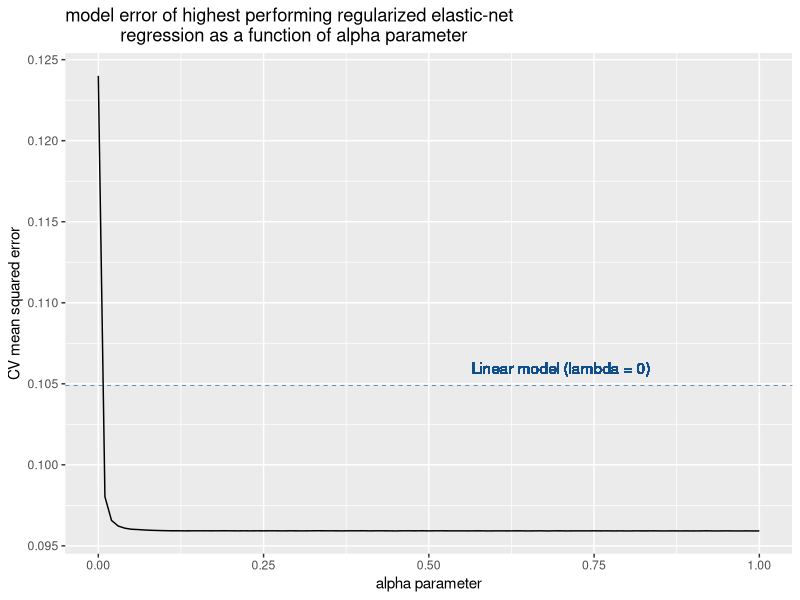
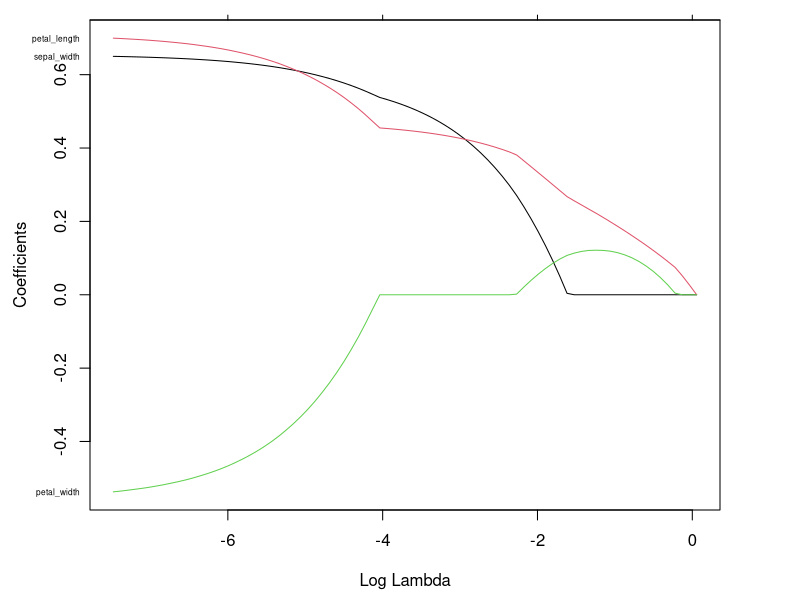

These charts were generated, in order, by the following R code:
## ---- chunk 1
#nice pca
library(ggplot2)
# Embedded feature selection (ridge, Lasso, Elastic-Net)
library(glmnet)
## ---- chunk 2
data <- read.csv('data/iris_processed.csv')
obs <- data[,-1]
## ---- chunk 3

# Code for a train/validation/test split and evaluation of two models

trainValTestLM <-function(seed = 42){
  set.seed(seed) # fix random seed for reproducible results
  # Generate random index
  idx = sample(c('train','validation','test'),nrow(obs),replace=TRUE,prob = c(0.6,0.2,0.2))
  # Sanity check
  #table(idx)

  # split X
  X.train = obs[which(idx == 'train'),]
  X.val = obs[which(idx == 'validation'),]
  X.test = obs[which(idx == 'test'),]

  # Fit model with only sepal width predictor
  fit1 <- lm(sepal_length ~ sepal_width, data = X.train)
  # Fit model with all predictors
  fit2 <- lm(sepal_length ~ ., data = X.train)

  
  # Evaluate both models on training (BAD)
  preds.train1 = predict(fit1,X.train)
  preds.train2 = predict(fit2,X.train)

  # Evaluate both models on validation
  preds1 = predict(fit1,X.val)
  preds2 = predict(fit2,X.val)
  
  # One performance measure is the Mean Square Error (MSE) between actual and predicted values:
  
  #### train ####
  # Model 1
  mse.train1 = mean((X.train[,1] - preds.train1)^2)
  # Model 2
  mse.train2 = mean((X.train[,1] - preds.train2)^2)
  
  #### validation ####
  # Model 1
  mse1 = mean((X.val[,1] - preds1)^2)
  # Model 2
  mse2 = mean((X.val[,1] - preds2)^2)

  
  #select best model
  if( mse1 < mse2 ){
    best.model = fit1
    best = 1
  }else{
    best.model = fit2
    best = 2
  }
  
  # Do test prediction
  preds.test = predict(best.model,X.test)
  # Get MSE for the test set
  mse.test = mean((X.test[,1] - preds.test)^2)
  #return informations 
  return(list('best.model' = best, 'model1' = fit1, 'model2' = fit2, 'train.perfs.1' = mse.train1, 'train.perfs.2' = mse.train2, 'val.perfs.1' = mse1, 'val.perfs.2' = mse2,'test.perfs' = mse.test))
  
}

#Call function for one random seed
results = trainValTestLM(seed = 42)
## ---- chunk 4
cat('Model 1 performance on Train set:',results$train.perfs.1,'\n')
cat('Model 1 performance on Validation set:',results$val.perfs.1,'\n')

cat('Model 2 performance on Train set:',results$train.perfs.2,'\n')
cat('Model 2 performance on Validation set:',results$val.perfs.2,'\n')


cat('Best model (', results$best.model,') performance on Test set:',results$test.perfs,'\n')

## ---- chunk 5
#Call function for a different seed
results = trainValTestLM(seed = 89)
## ---- chunk 6
cat('Model 1 performance on Train set:',results$train.perfs.1,'\n')
cat('Model 1 performance on Validation set:',results$val.perfs.1,'\n')

cat('Model 2 performance on Train set:',results$train.perfs.2,'\n')
cat('Model 2 performance on Validation set:',results$val.perfs.2,'\n')


cat('Best model (', results$best.model,') performance on Test set:',results$test.perfs,'\n')

## ---- chunk 7
# Code for a cross-validation evaluation
set.seed(42) # fix random seed for reproducible results
# Number of folds/rounds
nfolds = 10
# Generate random index
idx = sample(1:nfolds,nrow(obs),replace=TRUE)
# Sanity check
table(idx)

# Initiate vectors for storing predictions from 2 models
preds1 = rep(0,nrow(obs))
preds2 = rep(0,nrow(obs))

# Loop/Rotation over the different folds
for(fold in 1:nfolds){
  #get index of test fold
  test.idx = which(idx == fold)
  # split train/test
  X.test = obs[test.idx,]
  X.train = obs[-test.idx,]
  # Fit model with only sepal width predictor
  fit1 <- lm(sepal_length ~ sepal_width, data = X.train)
  # Fit model with all predictors
  fit2 <- lm(sepal_length ~ ., data = X.train)

  # Evaluate both models on validation
  preds1[test.idx] = predict(fit1,X.test)
  preds2[test.idx] = predict(fit2,X.test)
}

# In terms of Mean Square Error (MSE) ~ average of residuals
# Model 1
mean((obs[,1] - preds1)^2)
# Model 2
mean((obs[,1] - preds2)^2)

## ---- chunk 8
# Code for a cross-validation evaluation
set.seed(42) # fix random seed for reproducible results
# Number of folds/rounds
nfolds = 10
# Generate random index
idx = sample(1:nfolds,nrow(obs),replace=TRUE) 

#define alpha parameter
alphas <- seq(from = 0, to = 1, by = 0.01)

#define output
mses <- rep(0,length(alphas))

#loop over alpha values
for(i in 1:length(alphas)){
  # cv.glmnet function does the CV loop for the different folds
  cvfits <- cv.glmnet(x=as.matrix(obs[,-1]), y=obs[,1], alpha=alphas[i], nfolds=nfolds,foldid=idx) 
  # for a given alpha, lambda is optimized inside cv.glmnet
  preds.regul = predict(cvfits, newx = as.matrix(obs[,-1]), s = "lambda.min")
  mses[i] <- mean((obs[,1] - preds.regul)^2)
}
this <- data.frame(mse=mses, alpha=alphas)

plot1 <- ggplot(this, aes(x=alpha, y=mse)) +
  geom_line() +
  ylab("CV mean squared error") +
  xlab("alpha parameter") +
  ggtitle("model error of highest performing regularized elastic-net
           regression as a function of alpha parameter") + 
       #add kitchen sink
          geom_hline(aes(yintercept=mean((obs[,1] - preds2)^2)),
                       size=0.2,linetype = 2,colour='dodgerblue4') +
    geom_text(aes(x = 0.7, y = mean((obs[,1] - preds2)^2)+0.01*mean(range(this$mse)) , label = "Linear model (lambda = 0)"), colour = "dodgerblue4") + theme(legend.position="none")
plot1

#get best model among alpha-range
best.alpha = alphas[which.min(mses)]
#retrain model with best_alpha
cvfits <- cv.glmnet(x=as.matrix(obs[,-1]), y=obs[,1], alpha=best.alpha, nfolds=nfolds,foldid=idx)
# fit a model without cross-validation, just to see coefficient values evolution
fit.regul <- glmnet(x=as.matrix(obs[,-1]), y=obs[,1], alpha=best.alpha)
# Effect of lambda value on the model
par(mar=c(4.5,4.5,1,4))
plot(fit.regul,xvar = "lambda")
vnat=coef(fit.regul)
vnat=vnat[-1,ncol(vnat)] # remove the intercept, and get the coefficients at the end of the path
axis(2, at=vnat,line=-.5,label=names(vnat),las=1,tick=FALSE, cex.axis=0.5) 

# print best parameters pair
cat('Best alpha:',best.alpha,' and best lambda:',cvfits$lambda.min,'\n')
## ---- chunk 9
#get preds for the best (alpha,lambda) pair
preds.regul = predict(cvfits, newx = as.matrix(obs[,-1]), s = "lambda.min")
# In terms of Mean Square Error (MSE)
# Linear Regression with all variables
mean((obs[,1] - preds2)^2)
# Regularized Model
mean((obs[,1] - preds.regul)^2)

# Check the best Elastic-Net model
coef.regul = coef(cvfits, s = "lambda.min")

# Standard Linear Regression model
coef.lm = coef(fit2)

cbind(coef.regul,coef.lm)
